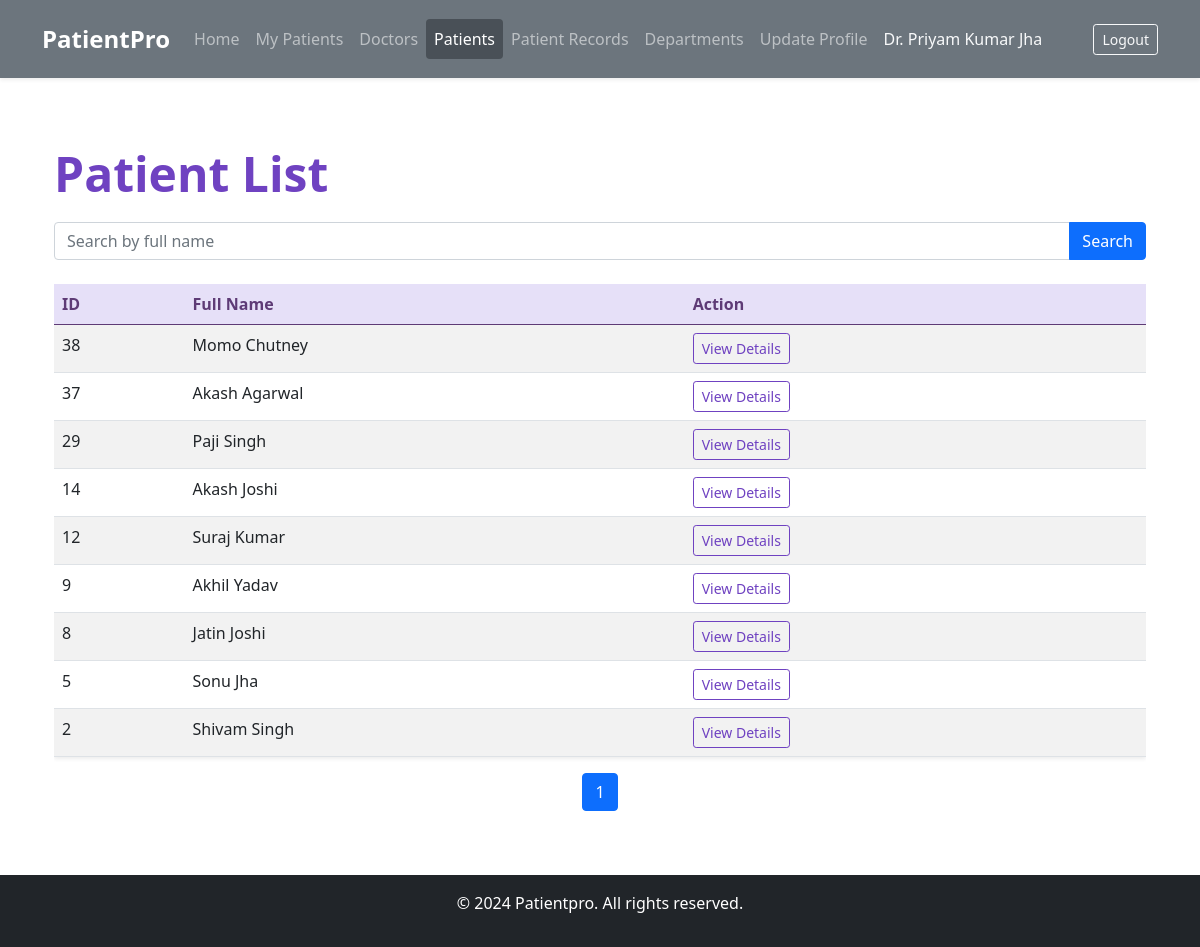
The page /patients/ (signed in) on the database its author committed.
### MediAccess/models.py (models this page shows)
class CustomUser(AbstractUser):
    USER_TYPE_CHOICES = (
        ('patient', 'Patient'),
        ('doctor', 'Doctor'),
    )
    user_type = models.CharField(max_length=10, choices=USER_TYPE_CHOICES)
    department = models.ForeignKey(Department, on_delete=models.SET_NULL, null=True, blank=True)
    email = models.EmailField(unique=True)
    full_name = models.CharField(max_length=255)
    phone_number = models.CharField(max_length=15, blank=True, null=True)
    address = models.TextField(blank=True, null=True)
    professional_license_number = models.CharField(max_length=100, blank=True, null=True)
    years_of_experience = models.PositiveIntegerField(blank=True, null=True)
    objects = CustomUserManager()

### MediAccess/views.py (the view)
# urls.py: path('patients/', patient_list, name='patient_list'),
@login_required
def patient_list(request):
    if request.user.user_type != 'doctor':
        messages.warning(request, 'You are not authorized to view this page.')
        return redirect('home')
    search_query = request.GET.get('search', '')
    patients = CustomUser.objects.filter(user_type='patient').order_by('-id')
    if search_query:
        patients = patients.filter(full_name__icontains=search_query)
    paginator = Paginator(patients, 10)  # Show 10 patients per page
    page_number = request.GET.get('page')
    page_obj = paginator.get_page(page_number)
    return render(request, 'patient_list.html', {'patients': patients,'page_obj': page_obj, 'search_query': search_query})

### templates/patient_list.html (shortened to what this page needs)
{% extends "base.html" %}
{% block content %}
<div class="container mt-4">
    <h1 class="display-5 fw-bold lh-1 mb-4 text-primary">Patient List</h1>
    <form method="get" action="{% url 'patient_list' %}" class="mb-4">
        <div class="input-group">
            <input type="text" name="search" value="{{ search_query }}" placeholder="Search by full name" class="form-control" />
            <button type="submit" class="btn btn-primary">Search</button>
        </div>
    </form>
    <div class="table-responsive">
        <table class="table table-striped table-hover shadow-sm">
            <thead style="background-color: #e6e0f8; color: #5e3b76;">
                <tr>
                    <th scope="col">ID</th>
                    <th scope="col">Full Name</th>
                    <th scope="col">Action</th>
                </tr>
            </thead>
            <tbody>
                {% for patient in page_obj %}
                <tr>
                    <td>{{ patient.id }}</td>
                    <td>{{ patient.full_name|title }}</td>
                    <td>
                        <a href="{% url 'get_patient_detail' patient.id %}" class="btn btn-outline-primary btn-sm me-2">View Details</a>
                    </td>
                </tr>
                {% empty %}
                <tr>
                    <td colspan="3" class="text-center">No patients available.</td>
                </tr>
                {% endfor %}
            </tbody>
        </table>
    </div>
    <nav aria-label="Page navigation">
        <ul class="pagination justify-content-center">
            {% for num in page_obj.paginator.page_range %}
                {% if page_obj.number == num %}
                    <li class="page-item active" aria-current="page"><span class="page-link">{{ num }}</span></li>
                {% elif num > page_obj.number|add:'-3' and num < page_obj.number|add:'3' %}
                    <li class="page-item"><a class="page-link" href="?page={{ num }}&search={{ search_query }}">{{ num }}</a></li>
                {% endif %}
            {% endfor %}
        </ul>
    </nav>
</div>
{% endblock %}

### templates/base.html (shortened to what this page needs)
{% load widget_tweaks %}
<!doctype html>
<html lang="en">
<head>
    <link href="https://cdn.jsdelivr.net/npm/bootstrap@5.0.2/dist/css/bootstrap.min.css" rel="stylesheet"
>
    <link rel="stylesheet" href="https://cdnjs.cloudflare.com/ajax/libs/font-awesome/4.7.0/css/font-awesome.min.css">
</head>
<body class="d-flex flex-column min-vh-100">
    <nav class="navbar navbar-expand-lg navbar-dark bg-secondary shadow-sm py-3">
        <div class="container">
            <a class="navbar-brand fw-bold" href="{% url 'home' %}">PatientPro</a>
            <div class="collapse navbar-collapse" id="navbarSupportedContent">
                {% if request.user.is_authenticated %}
                    {% if user.user_type == 'doctor' %}
                    <ul class="navbar-nav me-auto mb-2 mb-lg-0">
                        <li class="nav-item">
                            <a class="nav-link {% if request.resolver_match.url_name == 'doctor_dashboard' %}active{% endif %}"
                                aria-current="page" href="{% url 'doctor_dashboard' %}">Home</a>
                        </li>
                        <li class="nav-item">
                            <a class="nav-link {% if request.resolver_match.url_name == 'my_patients' %}active{% endif %}"
                                href="{% url 'my_patients' %}">My Patients</a>
                        </li>
                        <li class="nav-item">
                            <a class="nav-link {% if request.resolver_match.url_name == 'doctor_list' %}active{% endif %}"
                                href="{% url 'doctor_list' %}">Doctors</a>
                        </li>
                        <li class="nav-item">
                            <a class="nav-link {% if request.resolver_match.url_name == 'patient_list' %}active{% endif %}"
                                href="{% url 'patient_list' %}">Patients</a>
                        </li>
                        <li class="nav-item">
                            <a class="nav-link {% if request.resolver_match.url_name == 'patient-records' %}active{% endif %}"
                                href="{% url 'patient-records' %}">Patient Records</a>
                        </li>
                        <li class="nav-item">
                            <a class="nav-link {% if request.resolver_match.url_name == 'department_list' %}active{% endif %}"
                                href="{% url 'department_list' %}">Departments</a>
                        </li>
                        <li class="nav-item">
                            <a class="nav-link {% if request.resolver_match.url_name == 'update_doctor' %}active{% endif %}"
                                href="{% url 'update_doctor' request.user.id %}">Update Profile</a>
                        </li>
                        <li class="nav-item">
                            <span class="nav-link disabled text-light">Dr. {{ user.full_name|title }}</span>
                        </li>
                    </ul>
                    {% endif %}
                    <a href="{% url 'logout' %}" class="btn btn-outline-light btn-sm ms-lg-3">Logout</a>
                {% endif %}
            </div>
        </div>
    </nav>
    <div class="container flex-grow-1 mt-5 mb-5">
        {% block content %}
        {% endblock content %}
    </div>
    <footer class="footer bg-dark text-white text-center py-3">
        <p>&copy; 2024 Patientpro. All rights reserved.</p>
    </footer>
</body>
</html>

### templates/base.html (style rules this page uses)
.navbar { transition: all 0.3s ease; }
.navbar-brand { font-size: 1.5rem; }
.nav-link { transition: color 0.2s ease-in-out; }
.nav-link.active { color: #fff !important; background-color: #495057 !important; border-radius: 0.25rem; }

### templates/patient_list.html (style rules this page uses)
.btn-outline-primary { border-color: #6f42c1; color: #6f42c1; }
.text-primary { color: #6f42c1 !important; }
.shadow-sm { box-shadow: 0 0.5rem 1rem rgba(111, 66, 193, 0.15); }

### rows shown on the page
CustomUser: full_name "Priyam Kumar Jha"
CustomUser: id "38", full_name "Momo Chutney"
CustomUser: id "37", full_name "Akash Agarwal"
CustomUser: id "29", full_name "Paji Singh"
CustomUser: id "14", full_name "Akash Joshi"
CustomUser: id "12", full_name "Suraj Kumar"
CustomUser: id "9", full_name "Akhil Yadav"
CustomUser: id "8", full_name "Jatin Joshi"
CustomUser: id "5", full_name "Sonu Jha"
CustomUser: id "2", full_name "Shivam Singh"

### other values the page prints
{{ num }} "1"
